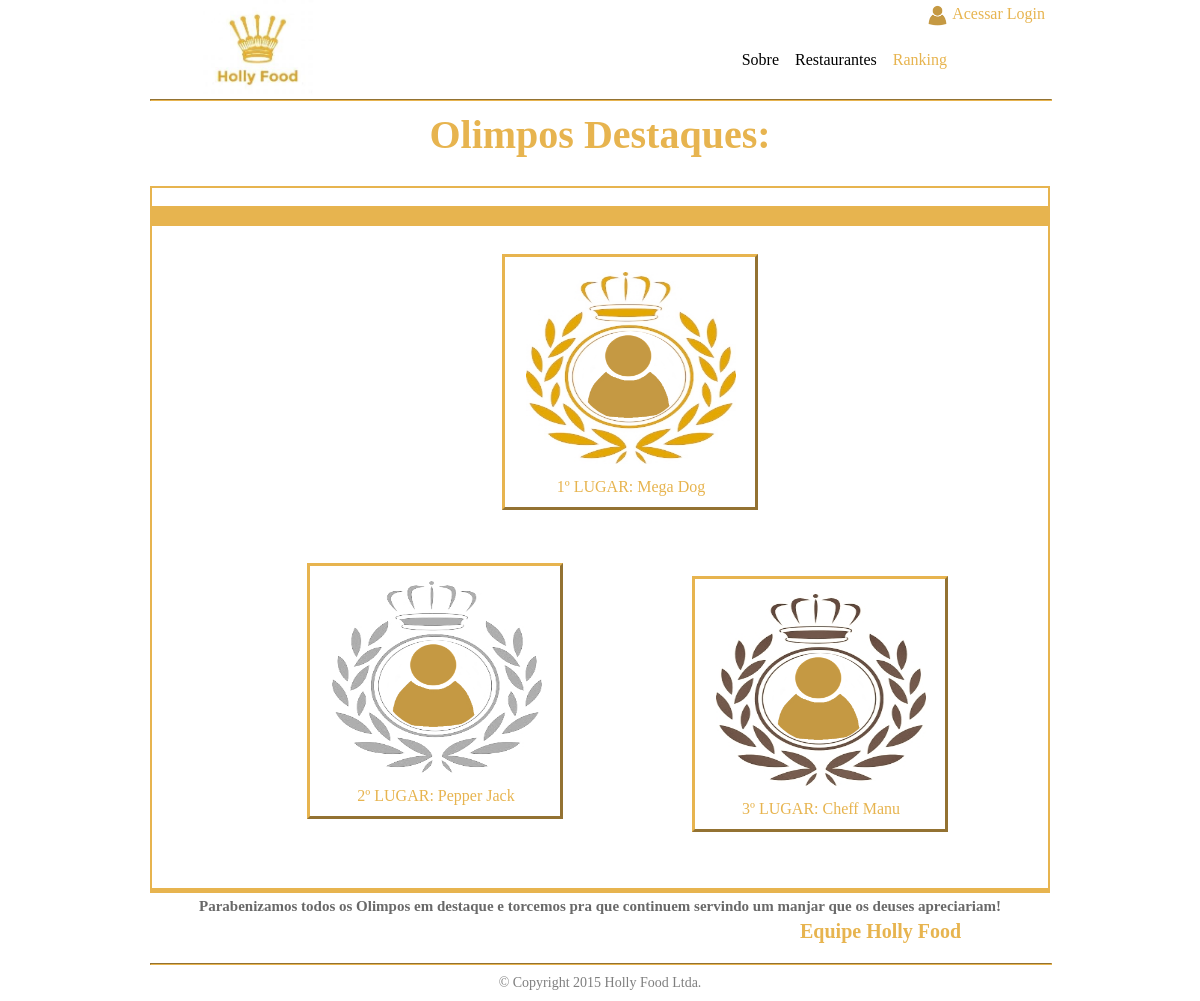
The page /php/ranking.php on the database its author committed.
### tables this page shows
CREATE TABLE IF NOT EXISTS `tb_restaurantes` (
  `res_codigo` int(11) NOT NULL AUTO_INCREMENT,
  `res_nmfantasia` varchar(70) NOT NULL,
  `res_rzsocial` varchar(70) NOT NULL,
  `res_telefone` varchar(15) NOT NULL,
  `res_cnpj` varchar(18) NOT NULL,
  `res_foto` varchar(45) DEFAULT NULL,
  `res_url` varchar(100) DEFAULT NULL,
  `res_codendereco` int(11) NOT NULL,
  `res_codusuario` int(11) NOT NULL,
  `res_codcategoria` int(11) NOT NULL,
  PRIMARY KEY (`res_codigo`),
  KEY `fk_tb_restaurantes_tb_enderecos1` (`res_codendereco`),
  KEY `fk_tb_restaurantes_tb_usuarios1` (`res_codusuario`),
  KEY `fk_tb_restaurante_tb_categoria1_idx` (`res_codcategoria`)
);

### php/ranking.php (the view, shortened to what this page needs)
<!DOCTYPE html>
<html>
	<head>
		<link rel="stylesheet" href="css/estilo.css"/>
		<link rel="stylesheet" href="css/menu.css"/>
		<link rel="stylesheet" href="css/ranking.css"/>
		<link rel="stylesheet" href="css/login.css"/>
	</head>
	<body>
		<div id="dPrincipal">
			<h3>Olimpos Destaques:</h3>
			<div id="dCorpo">
				<div id="dLinha"></div>
				<?php
					$top1="";
					$top2="";
					$top3="";
					$cod1="";
					$cod2="";
					$cod3="";
					$sql="SELECT res_codigo FROM tb_restaurantes;";
					$executar=mysql_query($sql);
					while($coluna=mysql_fetch_array($executar)){
						$sql2="SELECT COUNT(*) AS total FROM tb_votos WHERE vot_curtida=1 AND vot_codrestaurante=".$coluna["res_codigo"].";";
						$executar2=mysql_query($sql2);
						while($coluna2=mysql_fetch_array($executar2)){
							if($coluna2["total"]>$top1){
								$top3=$top2;
								$top2=$top1;
								$top1=$coluna2["total"];
								$cod3=$cod2;
								$cod2=$cod1;
								$cod1=$coluna["res_codigo"];
							}elseif($coluna2["total"]>$top2){
								$top3=$top2;
								$top2=$coluna2["total"];
								$cod3=$cod2;
								$cod2=$coluna["res_codigo"];
							}elseif($coluna2["total"]>$top3){
								$top3=$coluna2["total"];
								$cod3=$coluna["res_codigo"];
							}
						}
					}
				?>
				<div id="dTop1">
					<?php
						$sql="SELECT res_nmfantasia FROM tb_restaurantes WHERE res_codigo=$cod1;";
						$executar=mysql_query($sql);
						while($coluna=mysql_fetch_array($executar)){
					?>
					<div class="cCirculo"><img class="ImgC" src="imagens/multy-user.png" alt="Posição"/></div>
					<div class="cFoto"><p>1º LUGAR: <?php echo $coluna["res_nmfantasia"]; ?></p></div>
					<?php
						}
					?>
				</div><br/>
				<div id="dTop2">
					<?php
						$sql="SELECT res_nmfantasia FROM tb_restaurantes WHERE res_codigo=$cod2;";
						$executar=mysql_query($sql);
						while($coluna=mysql_fetch_array($executar)){
					?>
					<div class="cCirculo"><img class="ImgC" src="imagens/multy-user.png" alt="Posição"/></div>
					<div class="cFoto"><p>2º LUGAR: <?php echo $coluna["res_nmfantasia"]; ?></p></div>
					<?php
						}
					?>
				</div><br/>
				<div id="dTop3">
					<?php
						$sql="SELECT res_nmfantasia FROM tb_restaurantes WHERE res_codigo=$cod3;";
						$executar=mysql_query($sql);
						while($coluna=mysql_fetch_array($executar)){
					?>
					<div class="cCirculo"><img class="ImgC" src="imagens/multy-user.png" alt="Posição"/></div>
					<div class="cFoto"><p>3º LUGAR: <?php echo $coluna["res_nmfantasia"]; ?></p></div>
					<?php
						}
					?>
				</div>
			</div>
			<h4>Parabenizamos todos os Olimpos em destaque e torcemos pra que continuem servindo um manjar que os deuses apreciariam!</h4>
			<h5>Equipe Holly Food</h5>
		</div>
	</body>
</html>

### css/estilo.css (style rules this page uses)
* { margin:0px; padding:0px; font-family:"Century Gothic"; }
hr { width:900px; border-color:#E7B44F; }
#dPrincipal { width:900px; margin:auto; }
#dTopo img { width:115px; margin-left:50px; }
#dRodape { clear:both; }
#dRodape p { text-align:center; color:#7F7F7F; font-size:14px; margin:10px; }

### css/menu.css (style rules this page uses)
#dLogo { float:left; }
#dLoginMenu { float:right; }
#dLinkLogin { float:right; margin:5px; cursor:pointer; }
#dLinkLogin img { width:22px; float:left; padding-right:3px; }
#dLinkLogin p { color:#E7B44F; float:left; }
#dMenu a { color:#000000; text-decoration:none; }
#dMenu ul { float:right; margin-top:12px; margin-right:5px; clear:both; }
#dMenu li { float:left; padding:8px; list-style:none; font-size:16px; }
#dMenu li.ativo { color:#E7B44F; }
#dMenu li.deslogado { margin-right:90px; }
hr.espacoTop { margin-top:20px; }

### css/ranking.css (style rules this page uses)
h3 { color:#E7B44F; font-size:40px; text-align:center; margin-top:10px; }
h4 { color:#696969; font-size:15px; text-align:center; margin-top:5px; }
h5 { color:#E7B44F; font-size:20px; margin-left:650px; margin-top:5px; }
#dCorpo { background-color:#FFFFFF; border:2px solid #E7B44F; border-bottom-width:5px; width:auto; height:700px; margin-top:10px; }
#dLinha { background-color:#E7B44F; width:auto; height:20px; }
#dTop1 { background-color:#FFFFFF; border:3px #E7B44F; border-style:outset; width:250px; height:250px; margin-left:350px; margin-top:10px; }
#dTop2 { background-color:#FFFFFF; border:3px #E7B44F; border-style:outset; width:250px; height:250px; float:left; margin-left:155px; margin-top: 35px; }
#dTop3 { background-color:#FFFFFF; border:3px #E7B44F; border-style:outset; width:250px; height:250px; margin-left:540px; margin-top: 30px; }
.cFoto { color: #E7B44F; margin: 5px 5px 1px 25px; text-align: center; width: 202px; height: 20px; }
.cCirculo { margin-top: -142px; margin-left: 68px; position:absolute; z-index: 1; width: 112px; height: 90px; border-radius: 100%; }
.ImgC { border-radius: 100%; text-align: center; width: 105px; height: 90px; }
img { width:auto; margin-left:5px; }

### rows shown on the page
tb_restaurantes: res_nmfantasia "Mega Dog"
tb_restaurantes: res_nmfantasia "Pepper Jack"
tb_restaurantes: res_nmfantasia "Cheff Manu"
